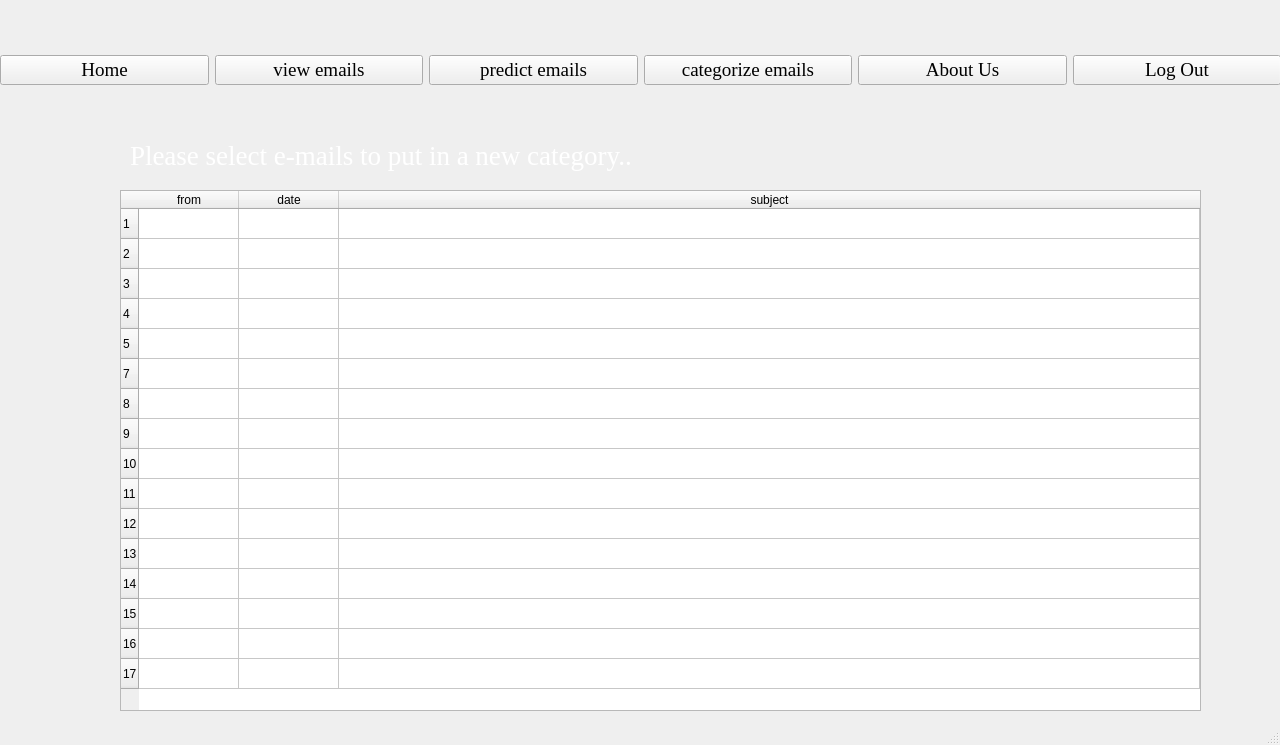
<?xml version="1.0" encoding="UTF-8"?>
<ui version="4.0">
 <class>MainWindow</class>
 <widget class="QMainWindow" name="MainWindow">
  <property name="geometry">
   <rect>
    <x>0</x>
    <y>0</y>
    <width>1280</width>
    <height>745</height>
   </rect>
  </property>
  <property name="minimumSize">
   <size>
    <width>1280</width>
    <height>720</height>
   </size>
  </property>
  <property name="windowTitle">
   <string>skeleton</string>
  </property>
  <widget class="QWidget" name="centralwidget">
   <widget class="QLabel" name="label">
    <property name="geometry">
     <rect>
      <x>0</x>
      <y>0</y>
      <width>1280</width>
      <height>720</height>
     </rect>
    </property>
    <property name="text">
     <string/>
    </property>
    <property name="pixmap">
     <pixmap>../images/msi_990fxa.jpg</pixmap>
    </property>
   </widget>
   <widget class="QWidget" name="horizontalLayoutWidget">
    <property name="geometry">
     <rect>
      <x>0</x>
      <y>0</y>
      <width>1281</width>
      <height>141</height>
     </rect>
    </property>
    <layout class="QHBoxLayout" name="horizontalLayout_2">
     <item>
      <widget class="QPushButton" name="home">
       <property name="font">
        <font>
         <family>Times New Roman</family>
         <pointsize>14</pointsize>
         <weight>50</weight>
         <bold>false</bold>
        </font>
       </property>
       <property name="text">
        <string>Home</string>
       </property>
      </widget>
     </item>
     <item>
      <widget class="QPushButton" name="t1">
       <property name="font">
        <font>
         <family>Times New Roman</family>
         <pointsize>14</pointsize>
         <weight>50</weight>
         <bold>false</bold>
        </font>
       </property>
       <property name="text">
        <string>view emails</string>
       </property>
      </widget>
     </item>
     <item>
      <widget class="QPushButton" name="t2">
       <property name="font">
        <font>
         <family>Times New Roman</family>
         <pointsize>14</pointsize>
         <weight>50</weight>
         <bold>false</bold>
        </font>
       </property>
       <property name="text">
        <string>predict emails</string>
       </property>
      </widget>
     </item>
     <item>
      <widget class="QPushButton" name="t3">
       <property name="font">
        <font>
         <family>Times New Roman</family>
         <pointsize>14</pointsize>
         <weight>50</weight>
         <bold>false</bold>
        </font>
       </property>
       <property name="text">
        <string>categorize emails</string>
       </property>
      </widget>
     </item>
     <item>
      <widget class="QPushButton" name="aboutus">
       <property name="font">
        <font>
         <family>Times New Roman</family>
         <pointsize>14</pointsize>
         <weight>50</weight>
         <bold>false</bold>
        </font>
       </property>
       <property name="text">
        <string>About Us</string>
       </property>
      </widget>
     </item>
     <item>
      <widget class="QPushButton" name="logout">
       <property name="font">
        <font>
         <family>Times New Roman</family>
         <pointsize>14</pointsize>
         <weight>50</weight>
         <bold>false</bold>
        </font>
       </property>
       <property name="text">
        <string>Log Out</string>
       </property>
      </widget>
     </item>
    </layout>
   </widget>
   <widget class="QTableWidget" name="tableWidget">
    <property name="geometry">
     <rect>
      <x>120</x>
      <y>190</y>
      <width>1081</width>
      <height>521</height>
     </rect>
    </property>
    <attribute name="horizontalHeaderShowSortIndicator" stdset="0">
     <bool>true</bool>
    </attribute>
    <attribute name="horizontalHeaderStretchLastSection">
     <bool>true</bool>
    </attribute>
    <attribute name="verticalHeaderVisible">
     <bool>true</bool>
    </attribute>
    <row>
     <property name="text">
      <string>1</string>
     </property>
    </row>
    <row>
     <property name="text">
      <string>2</string>
     </property>
    </row>
    <row>
     <property name="text">
      <string>3</string>
     </property>
    </row>
    <row>
     <property name="text">
      <string>4</string>
     </property>
    </row>
    <row>
     <property name="text">
      <string>5</string>
     </property>
    </row>
    <row>
     <property name="text">
      <string>7</string>
     </property>
    </row>
    <row>
     <property name="text">
      <string>8</string>
     </property>
    </row>
    <row>
     <property name="text">
      <string>9</string>
     </property>
    </row>
    <row>
     <property name="text">
      <string>10</string>
     </property>
    </row>
    <row>
     <property name="text">
      <string>11</string>
     </property>
    </row>
    <row>
     <property name="text">
      <string>12</string>
     </property>
    </row>
    <row>
     <property name="text">
      <string>13</string>
     </property>
    </row>
    <row>
     <property name="text">
      <string>14</string>
     </property>
    </row>
    <row>
     <property name="text">
      <string>15</string>
     </property>
    </row>
    <row>
     <property name="text">
      <string>16</string>
     </property>
    </row>
    <row>
     <property name="text">
      <string>17</string>
     </property>
    </row>
    <column>
     <property name="text">
      <string>from</string>
     </property>
    </column>
    <column>
     <property name="text">
      <string>date</string>
     </property>
    </column>
    <column>
     <property name="text">
      <string>subject</string>
     </property>
    </column>
    <item row="0" column="0">
     <property name="text">
      <string/>
     </property>
    </item>
   </widget>
   <widget class="QLabel" name="label_2">
    <property name="geometry">
     <rect>
      <x>130</x>
      <y>140</y>
      <width>971</width>
      <height>31</height>
     </rect>
    </property>
    <property name="palette">
     <palette>
      <active>
       <colorrole role="WindowText">
        <brush brushstyle="SolidPattern">
         <color alpha="255">
          <red>255</red>
          <green>255</green>
          <blue>255</blue>
         </color>
        </brush>
       </colorrole>
       <colorrole role="Text">
        <brush brushstyle="SolidPattern">
         <color alpha="255">
          <red>0</red>
          <green>0</green>
          <blue>0</blue>
         </color>
        </brush>
       </colorrole>
      </active>
      <inactive>
       <colorrole role="WindowText">
        <brush brushstyle="SolidPattern">
         <color alpha="255">
          <red>255</red>
          <green>255</green>
          <blue>255</blue>
         </color>
        </brush>
       </colorrole>
       <colorrole role="Text">
        <brush brushstyle="SolidPattern">
         <color alpha="255">
          <red>0</red>
          <green>0</green>
          <blue>0</blue>
         </color>
        </brush>
       </colorrole>
      </inactive>
      <disabled>
       <colorrole role="WindowText">
        <brush brushstyle="SolidPattern">
         <color alpha="255">
          <red>120</red>
          <green>120</green>
          <blue>120</blue>
         </color>
        </brush>
       </colorrole>
       <colorrole role="Text">
        <brush brushstyle="SolidPattern">
         <color alpha="255">
          <red>120</red>
          <green>120</green>
          <blue>120</blue>
         </color>
        </brush>
       </colorrole>
      </disabled>
     </palette>
    </property>
    <property name="font">
     <font>
      <family>Times New Roman</family>
      <pointsize>20</pointsize>
     </font>
    </property>
    <property name="text">
     <string>Please select e-mails to put in a new category..</string>
    </property>
   </widget>
  </widget>
  <widget class="QMenuBar" name="menubar">
   <property name="geometry">
    <rect>
     <x>0</x>
     <y>0</y>
     <width>1280</width>
     <height>21</height>
    </rect>
   </property>
  </widget>
  <widget class="QStatusBar" name="statusbar"/>
 </widget>
 <resources/>
 <connections/>
</ui>
